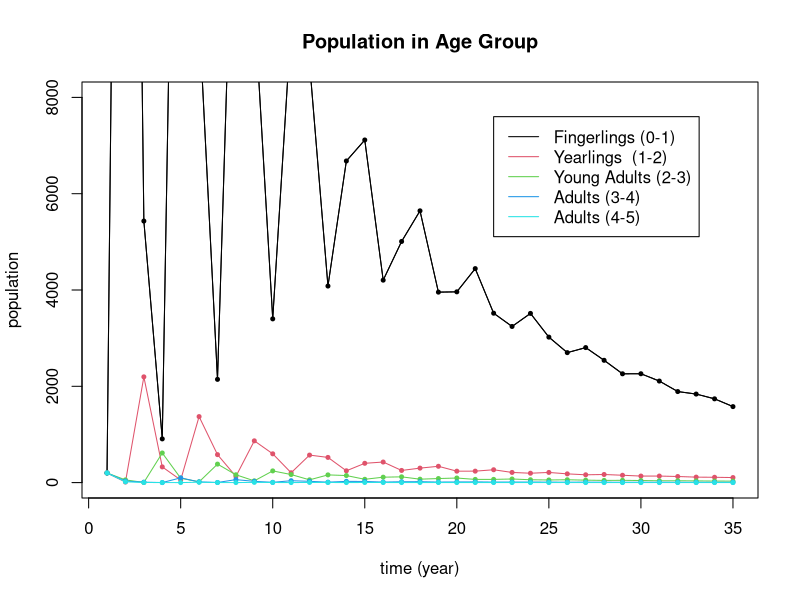

The R source for this figure:
## ---- chunk 1
A = cbind(c(57/50,4/50),c(-6/50,43/50))
eigen(A)
## ---- chunk 2
A = cbind(c(57/50,4/50),c(-6/50,43/50))
v = c(5,10)
for (i in 1:100) {v = A %*% v}
v
## ---- chunk 3
(A = cbind(c(-8, 3, 29), c(-40, 24, 46), c(10, 3, 11)))
(B = cbind(c(4, 3, 35), c(-49, 42, 55), c(13, 3, 26)))
## ---- chunk 4
L = cbind(c(0,.06,0,0,0),c(0,0,.28,0,0),c(37,0,0,.16,0),c(64,0,0,0,.08),c(82,0,0,0,0.00))
## ---- chunk 5
start = c(200,200,200,200,200)  # the starting distribution
N = 35              # N is the number of iterations
X = matrix(0,nrow=5,ncol=N)  #  Store the results in a 3 x N matrix called X
X[,1] = start  # put start in the first column of X
# loop N times and put your results in X
for (i in 2:N) {X[,i] = L %*% X[,i-1]}
# Then plot the results
t = seq(1,N)  # time
plot(t,X[1,],type='l',col=1,ylim=c(0,8000),ylab="population",xlab="time (year)",
     main="Population in Age Group")
for (i in 1:5) {
  lines(t,X[i,],col=i)
  points(t,X[i,],col=i,pch=20,cex=.8)}
legend(22, 7600, legend=c("Fingerlings (0-1)", "Yearlings  (1-2)", "Young Adults (2-3)","Adults (3-4)","Adults (4-5)"), col=1:5, lty=1)
